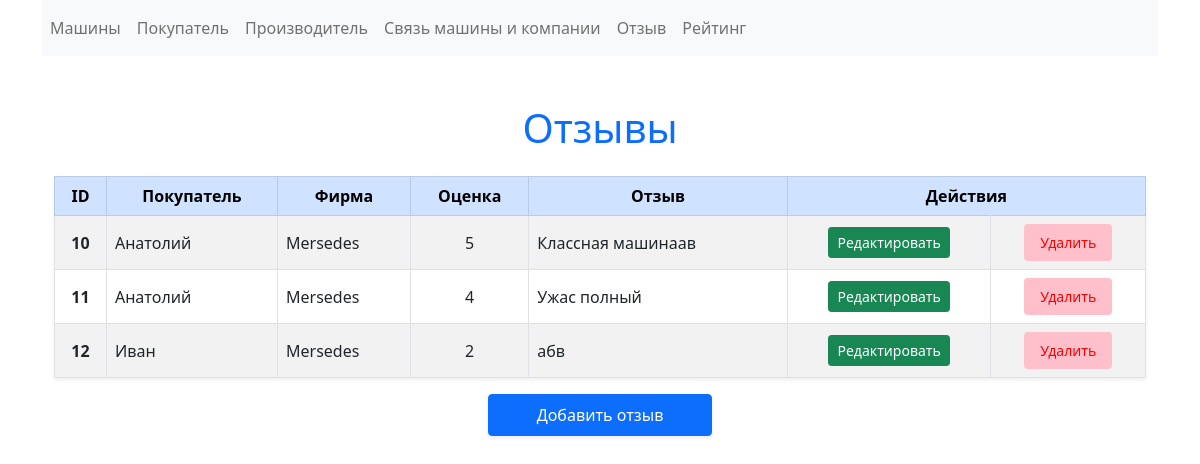
Page /mark on the committed database.
### tables this page shows
CREATE TABLE `marks` (
  `id` int(11) NOT NULL,
  `buyerId` int(11) NOT NULL,
  `companieId` int(11) NOT NULL,
  `description` varchar(255) NOT NULL,
  `mark` int(11) DEFAULT NULL
);

CREATE TABLE `buyers` (
  `id` int(11) NOT NULL,
  `name` varchar(255) NOT NULL,
  `carId` int(11) NOT NULL
);

CREATE TABLE `companies` (
  `id` int(11) NOT NULL,
  `email` varchar(15) NOT NULL,
  `name` varchar(255) NOT NULL
);

### views/view.php (called while the page is built, shortened)
<?php
class view
{
    private $path;
    public function __construct(string $path)
    {
        $this->path = $path;
    }
    public function renderPage(string $template, array $vars = [])
    {
        extract($vars);
        require_once $_SERVER["DOCUMENT_ROOT"] . $this->path . "/" . $template;
    }
}

### controllers/maincontroller.php (called while the page is built, shortened)
<?php
class maincontroller
{
    public $view;
    public $templateDir;
    public $class;
    public function __construct()
    {
        $this->view = new view("/crud/templates");
    }
    public function showAll()
    {
        $class = $this->class;
        $allItems = $class::getAll();
        $this->view->renderPage($this->templateDir . "/list.php", ["items" => $allItems]);
    }
}
?>

### index.php (called while the page is built, shortened)
<?php
$routes = require $_SERVER["DOCUMENT_ROOT"] . '/crud/routes.php';
$route = $_GET['route'] ?? '';
foreach ($routes as $pattern => $controllerAndAction) {
    preg_match($pattern, $route, $matches);
    if (!empty($matches)) {
        break;
    }
}
unset($matches[0]);
$actionName = $controllerAndAction[1];
$controller = new $controllerName();
$controller-> $actionName(...$matches);
?>

### services/db.php (called while the page is built, shortened)
<?php
class db
{
    private static $instance;
    public $pdo;
    private function __construct()
    {
        $options = (require $_SERVER["DOCUMENT_ROOT"].'/crud/services/settings.php')['db'];
        try {
            $this->pdo = new \PDO('mysql:host='.$options['host'].';dbname='.$options['dbname'],$options['user'],$options['password']);
        }
        catch (\PDOException $e) {
            if ($e->getCode() == 1049)
            {
                $this->pdo = new \PDO('mysql:host='.$options['host'],$options['user'],$options['password']);
                $this->pdo->exec("CREATE DATABASE ".$options['dbname']);
                $this->pdo->exec("USE ".$options['dbname']);
            }
            else 	die('Error: '.$e->getMessage().' Code: '.$e->getCode());
        }
        $this->pdo->setAttribute(\PDO::ATTR_ERRMODE, \PDO::ERRMODE_EXCEPTION);
    }
    public function query(string $sql, array $params = [], string $className = "stdClass"): ?array
    {
        try {
            $statement = $this->pdo->prepare($sql);
            $statement->execute($params);
            if ($className) {
                return $statement->fetchAll(\PDO::FETCH_CLASS, $className);
            }
            return $statement->fetchAll(\PDO::FETCH_ASSOC);
        } catch (\PDOException $e) {
            echo "Ошибка выполнения запроса: " . $e->getMessage();
            return [];
        }
    }
    public static function getInstance(): self
    {
        if (self::$instance === null) {
            self::$instance = new self();
        }
        return self::$instance;
    }
}
?>

### services/settings.php (called while the page is built)
<?php
return [
    'db' =>[
        'host' => 'localhost',
        'dbname' => 'baranov3sem',
        'user' => 'root',
        'password' => '',
    ]
];
?>

### models/entity.php (called while the page is built, shortened)
<?php
class entity
{
    public static function getById(int $id): ?self
    {
        $db = db::getInstance();
        $sql = "SELECT * FROM `" . static::getTableName() . "` WHERE `id` = :id";
        $values = [":id" => $id];
        $result = $db->query($sql, $values, static::class);
        return $result ? $result[0] : null;
    }
    public static function getAll(): ?array
    {
        $db = db::getInstance();
        $sql = "SELECT * FROM " . static::getTableName();
        $result = $db->query($sql, [], static::class);
        return $result;
    }
}
?>

### models/marks/mark.php (called while the page is built, shortened)
<?php
class mark extends entity
{
    public $buyerId;
    public $companieId;
    public function getCompanieName ()
    {
        $companie = companie::getById($this->companieId);
        if ($companie!=null)
        {
            return $companie->getCompanieName();
        }
        else return null;
    }
    public function getBuyerName()
    {
        $buyer = buyer::getById($this->buyerId);
        if ($buyer!=null)
        {
            return $buyer->getBuyerName();
        }
        else return null;
    }
    static function getTableName()
    {
        return "marks";
    }
}

### models/buyers/buyer.php (called while the page is built, shortened)
<?php
class buyer extends entity
{
    public $name;
    public function getBuyerName ()
    {
        return $this->name;
    }
    static function getTableName() :string
    {
        return "buyers";
    }
}

### models/companies/companie.php (called while the page is built, shortened)
<?php
class companie extends entity
{
    public $name;
    public function getCompanieName(): string
    {
        return $this->name;
    }
    static function getTableName(): string
    {
        return "companies";
    }
}

### templates/mark/list.php (the view)
<?php include_once $_SERVER["DOCUMENT_ROOT"] . "/crud/templates/inc/header.php"; ?>
<div class="container mt-5">
    <div class="row">
        <div class="col-12 text-center">
            <h1 class="text-primary mb-4">Отзывы</h1>
        </div>
    </div>
    <div class="row">
        <div class="col-12">
            <table class="table table-bordered table-hover table-striped shadow-sm">
                <thead class="table-primary text-center">
                <tr>
                    <th>ID</th>
                    <th>Покупатель</th>
                    <th>Фирма</th>
                    <th>Оценка</th>
                    <th>Отзыв</th>
                    <th colspan="2">Действия</th>
                </tr>
                </thead>
                <tbody>
                <?php if (isset($items) && is_array($items)): ?>
                    <?php foreach ($items as $mark): ?>
                        <tr>
                            <th class="text-center align-middle"><?= intval($mark->id) ?></th>
                            <td class="align-middle"><?= htmlspecialchars($mark->getBuyerName()) ?></td>
                            <td class="align-middle"><?= htmlspecialchars($mark->getCompanieName()) ?></td>
                            <td class="text-center align-middle"><?= intval($mark->mark) ?></td>
                            <td class="align-middle"><?= htmlspecialchars($mark->description) ?></td>
                            <td class="text-center align-middle">
                                <a class="btn btn-sm btn-success" href="/crud/mark/<?= intval($mark->id) ?>/edit">
                                    <i class="bi bi-pencil"></i> Редактировать
                                </a>
                            </td>
                            <td class="text-center align-middle">
                                <button class="btn btn-sm btn-danger delete" data-itemId="<?= intval($mark->id) ?>" data-EntityName="mark">
                                    <i class="bi bi-trash"></i> Удалить
                                </button>
                            </td>
                        </tr>
                    <?php endforeach; ?>
                <?php else: ?>
                    <tr>
                        <td colspan="7" class="text-center text-muted">Нет данных для отображения.</td>
                    </tr>
                <?php endif; ?>
                </tbody>
            </table>
        </div>
    </div>
    <div class="row">
        <div class="col-12 text-center">
            <a class="btn btn-primary px-5 py-2 shadow-sm" href="/crud/mark/add">
                <i class="bi bi-plus-circle"></i> Добавить отзыв
            </a>
        </div>
    </div>
</div>

### templates/inc/header.php (shortened to what this page needs)
<link href="<?php $_SERVER["DOCUMENT_ROOT"] ?>/crud/vendor/bootstrap/css/bootstrap.min.css" rel="stylesheet">
<div class="container">
<nav class="navbar navbar-expand-lg navbar-light bg-light">
    <div class="collapse navbar-collapse" id="navbarNav">
        <ul class="navbar-nav">
            <li class="nav-item active">
                <a class="nav-link" href="/crud/car">Машины</a>
            </li>
            <li class="nav-item">
                <a class="nav-link" href="/crud/buyer">Покупатель</a>
            </li>
            <li class="nav-item">
                <a class="nav-link" href="/crud/companie">Производитель</a>
            </li>
            <li class="nav-item">
                <a class="nav-link" href="/crud/carcompanie">Связь машины и компании</a>
            </li>
            <li class="nav-item">
                <a class="nav-link" href="/crud/mark">Отзыв</a>
            </li>
            <li class="nav-item">
                <a class="nav-link" href="/crud/">Рейтинг</a>
            </li>
        </ul>
    </div>
</nav>

### rows in the picture
marks: id "10", buyerId.name "Анатолий", companieId.name "Mersedes", mark "5", description "Классная машинаав"
marks: id "11", buyerId.name "Анатолий", companieId.name "Mersedes", mark "4", description "Ужас полный"
marks: id "12", buyerId.name "Иван", companieId.name "Mersedes", mark "2", description "абв"
